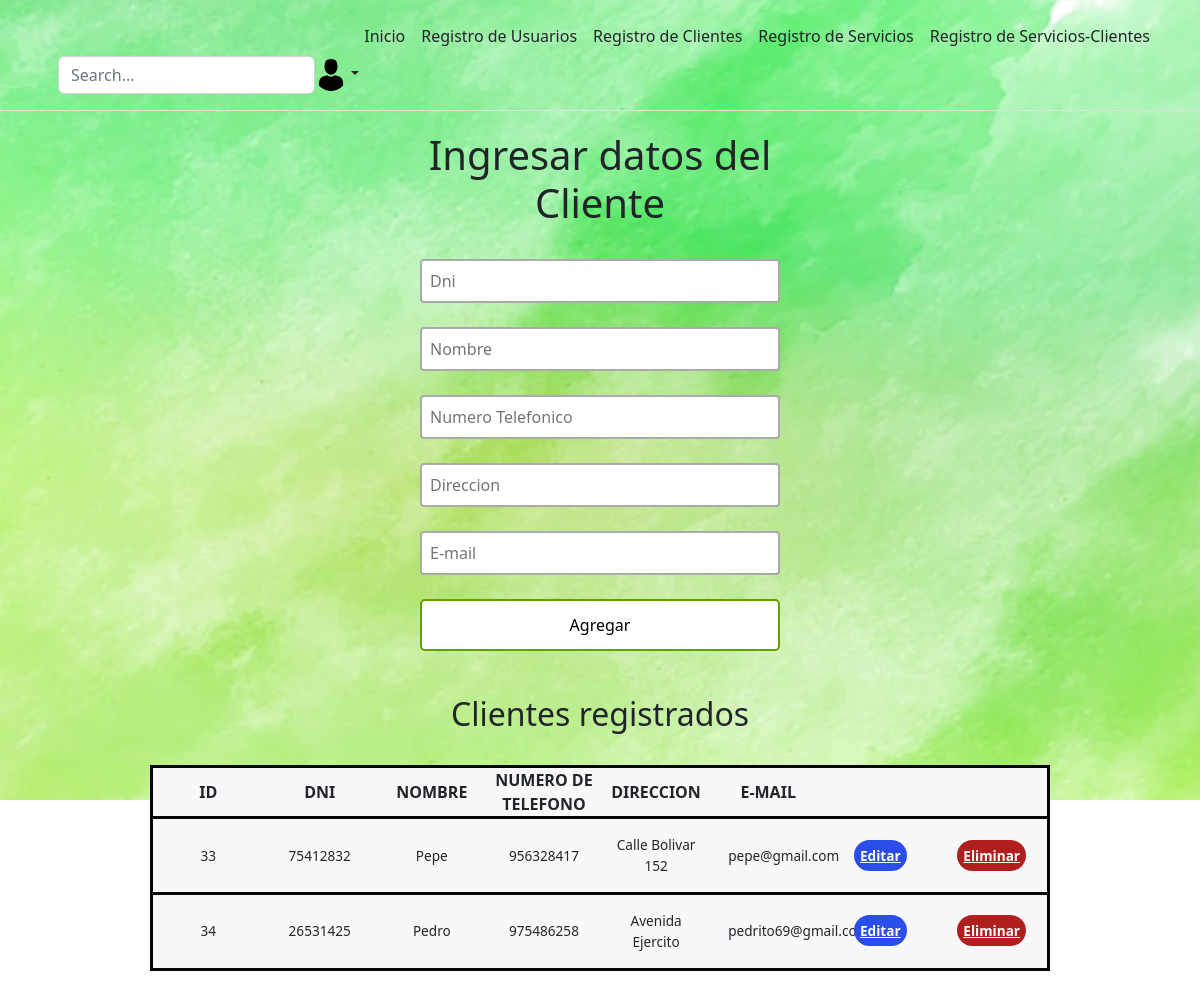
/registration-clients.php, run on the app's committed database.
### tables this page shows
CREATE TABLE `clients` (
  `id` int(11) NOT NULL,
  `dni` int(8) NOT NULL,
  `name` text NOT NULL,
  `phone_number` int(9) NOT NULL,
  `address` text NOT NULL,
  `email` varchar(100) NOT NULL
);

### registration-clients.php (the view, shortened to what this page needs)
<?php
    include("config.php");
    $sql = "SELECT * FROM clients";
    $query = mysqli_query($mysqli, $sql);
?>
<!DOCTYPE html>
<html lang="es">
    <head>
        <link rel="stylesheet" type="text/css" href="style-clients.css?ts=<?=time()?>" />
    </head>
    <div>
    <?php
include("header.php");
    ?>
</div>
<div>
    <body>
    <div class="users-form">
        <form action="register-clients.php" method="POST">
                <h1>Ingresar datos del Cliente</h1>
                <input type="text" name="dni" placeholder="Dni" required>
                <input type="text" name="name" placeholder="Nombre" required>
                <input type="text" name="phone_number" placeholder="Numero Telefonico" required>
                <input type="text" name="address" placeholder="Direccion" required>
                <input type="text" name="email" placeholder="E-mail" required>
                <input type="submit" onclick="add()" value="Agregar">
        </form>
    </div>
    </body>
</div>
<div class="users-table">
    <br>
    <h2>Clientes registrados</h2>
    <br>
    <table>
        <thead>
            <tr>
                <th>ID</th>
                <th>DNI</th>
                <th>NOMBRE</th>
                <th>NUMERO DE TELEFONO</th>
                <th>DIRECCION</th>
                <th>E-MAIL</th>
                <th></th>
                <th></th>
            </tr>
        </thead>
        <tbody>
            <?php while ($row = mysqli_fetch_array($query)): ?>
                <tr>
                    <td><?= $row['id'] ?></td>
                    <td><?= $row['dni'] ?></td>
                    <td><?= $row['name'] ?></td>
                    <td><?= $row['phone_number'] ?></td>
                    <td><?= $row['address'] ?></td>
                    <td><?= $row['email'] ?></td>
                    <td><a href="update-clients.php?id=<?= $row['id'] ?>" class="users-table--edit">Editar</a></td>
                    <td><a onclick="del()" href="delete-clients.php?id=<?= $row['id'] ?>" class="users-table--delete">Eliminar</a></td>
                </tr>
            <?php endwhile; ?>
        </tbody>
    </table>
    <br>
    <br>
</div>
</html>

### style-clients.css (style rules this page uses)
* { box-sizing: border-box; margin: 0; padding: 0; }
html { font-family: 'Segoe UI', sans-serif; text-align: center; }
body { background-image: url('Fondo.png'); background-size: 100vw 100vh; background-repeat:no-repeat; background-attachment: fixed; }
a { text-decoration: none; }
.users-form form { display: flex; flex-direction: column; gap: 24px; width: 30%; margin: 20px auto; text-align: center; }
.users-form form input { font-family: 'Segoe UI', sans-serif; }
.users-form form input[type=text], .users-form form input[type=text], .users-form form input[type=text] { padding: 8px; border:2px solid #aaa; border-radius:4px; outline:none; transition:.3s; }
.users-form form input[type=submit] { border: none; padding: 12px 50px; text-decoration: none; transition-duration: 0.4s; cursor: pointer; border-radius: 5px; background-color: white; color: rgb(0, 0, 0); border: 2px solid #60a100; text-align: center; }
.users-table table { border: 3px solid rgba(0, 128, 23, 0.675); border-collapse: collapse; border-spacing: 5px 2.5px; padding: 0; width: 75%; table-layout: fixed; position:relative; margin:auto; }
table tr { background-color: #f8f8f8; border: 3px solid rgb(7, 7, 7); padding: 4px; }
table td { padding: 16px; text-align: center; font-size: .85em; }
table th { text-align: center; }
.users-table--edit { background: #2b4eea; padding: 6px; color: #fff; text-align: center; font-weight: bold; border-radius: 20px; }
.users-table--delete { background: #b11e1e; padding: 6px; color: #fff; text-align: center; font-weight: bold; border-radius: 20px; }

### data on the page
clients: id "33", dni "75412832", name "Pepe", phone_number "956328417", address "Calle Bolivar 152", email "pepe@gmail.com"
clients: id "34", dni "26531425", name "Pedro", phone_number "975486258", address "Avenida Ejercito", email "pedrito69@gmail.com"
